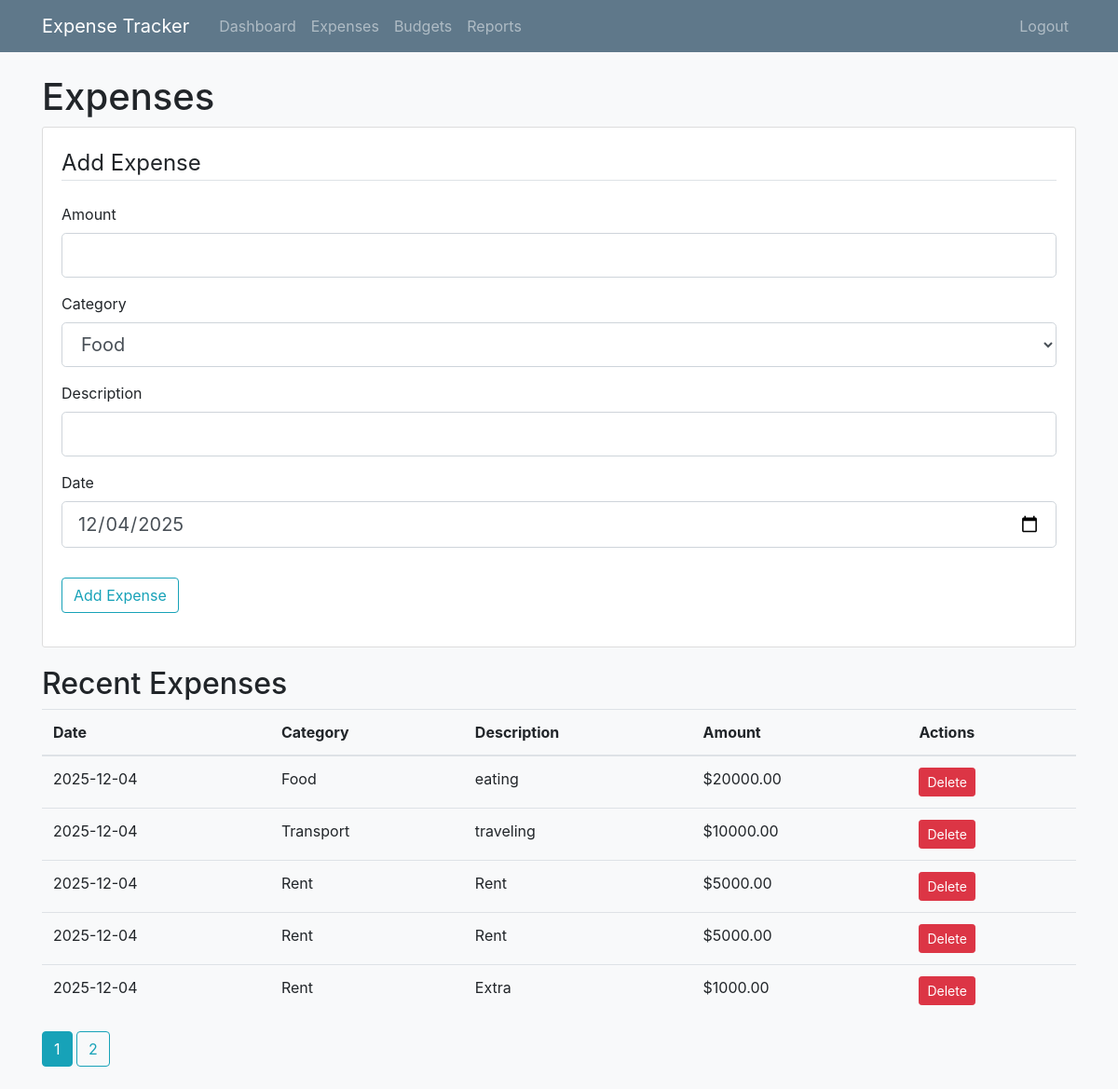
Page /expenses (signed in) on the committed database.
### app/models.py (models this page shows, shortened)
class Expense(db.Model):
    id = db.Column(db.Integer, primary_key=True)
    amount = db.Column(db.Float, nullable=False)
    date = db.Column(db.DateTime, nullable=False, default=datetime.utcnow)
    description = db.Column(db.String(200), nullable=True)
    user_id = db.Column(db.Integer, db.ForeignKey('user.id'), nullable=False)
    category_id = db.Column(db.Integer, db.ForeignKey('category.id'), nullable=False)
    category = db.relationship('Category', backref='expenses')

class Category(db.Model):
    id = db.Column(db.Integer, primary_key=True)
    name = db.Column(db.String(100), nullable=False)

### app/routes.py (the view, shortened to what this page needs)
@main.route("/expenses", methods=['GET', 'POST'])
@login_required
def expenses():
    form = ExpenseForm()
    form.category.choices = [(c.id, c.name) for c in Category.query.all()]
    if request.method == 'GET':
        form.date.data = datetime.now().date()
    page = request.args.get('page', 1, type=int)
    expenses = Expense.query.filter_by(user_id=current_user.id).order_by(Expense.date.desc()).paginate(page=page, per_page=5)
    return render_template('expenses.html', title='Expenses', form=form, expenses=expenses)

### app/forms.py
class ExpenseForm(FlaskForm):
    amount = FloatField('Amount', validators=[DataRequired()])
    category = SelectField('Category', coerce=int, validators=[DataRequired()])
    description = StringField('Description')
    date = DateField('Date', format='%Y-%m-%d', validators=[DataRequired()])
    submit = SubmitField('Add Expense')

### app/models.py (called while the page is built)
@login_manager.user_loader
def load_user(user_id):
    return User.query.get(int(user_id))

### app/templates/expenses.html (shortened to what this page needs)
{% extends "base.html" %}
{% block content %}
<h1>Expenses</h1>
<div class="content-section">
    <form method="POST" action="">
        <fieldset class="form-group">
            <legend class="border-bottom mb-4">Add Expense</legend>
            <div class="form-group">
                {{ form.amount.label(class="form-control-label") }}
                {{ form.amount(class="form-control form-control-lg") }}
            </div>
            <div class="form-group">
                {{ form.category.label(class="form-control-label") }}
                {{ form.category(class="form-control form-control-lg") }}
            </div>
            <div class="form-group">
                {{ form.description.label(class="form-control-label") }}
                {{ form.description(class="form-control form-control-lg") }}
            </div>
            <div class="form-group">
                {{ form.date.label(class="form-control-label") }}
                {{ form.date(class="form-control form-control-lg", type="date") }}
            </div>
        </fieldset>
        <div class="form-group">
            {{ form.submit(class="btn btn-outline-info") }}
        </div>
    </form>
</div>
<h2>Recent Expenses</h2>
<table class="table table-hover">
    <thead>
        <tr>
            <th>Date</th>
            <th>Category</th>
            <th>Description</th>
            <th>Amount</th>
            <th>Actions</th>
        </tr>
    </thead>
    <tbody>
        {% for expense in expenses.items %}
        <tr>
            <td>{{ expense.date.strftime('%Y-%m-%d') }}</td>
            <td>{{ expense.category.name }}</td>
            <td>{{ expense.description }}</td>
            <td>${{ "%.2f"|format(expense.amount) }}</td>
            <td>
                <a href="{{ url_for('main.delete_expense', expense_id=expense.id) }}" class="btn btn-sm btn-danger"
                    onclick="return confirm('Are you sure you want to delete this expense?')">Delete</a>
            </td>
        </tr>
        {% endfor %}
    </tbody>
</table>
{% for page_num in expenses.iter_pages(left_edge=1, right_edge=1, left_current=1, right_current=2) %}
{% if page_num %}
{% if expenses.page == page_num %}
<a class="btn btn-info mb-4" href="{{ url_for('main.expenses', page=page_num) }}">{{ page_num }}</a>
{% else %}
<a class="btn btn-outline-info mb-4" href="{{ url_for('main.expenses', page=page_num) }}">{{ page_num }}</a>
{% endif %}
{% else %}
...
{% endif %}
{% endfor %}
{% endblock %}

### app/static/style.css (style rules this page uses)
body { background-color: #f8f9fa; }
.content-section { background: #ffffff; padding: 20px; border: 1px solid #dddddd; border-radius: 3px; margin-bottom: 20px; }

### rows in the picture
Expense: date "2025-12-04", category.name "Food", description "eating", amount "20000.00"
Expense: date "2025-12-04", category.name "Transport", description "traveling", amount "10000.00"
Expense: date "2025-12-04", category.name "Rent", description "Rent", amount "5000.00"
Expense: date "2025-12-04", category.name "Rent", description "Rent", amount "5000.00"
Expense: date "2025-12-04", category.name "Rent", description "Extra", amount "1000.00"

### other values in the picture
{{ page_num }} "1"
{{ page_num }} "2"
